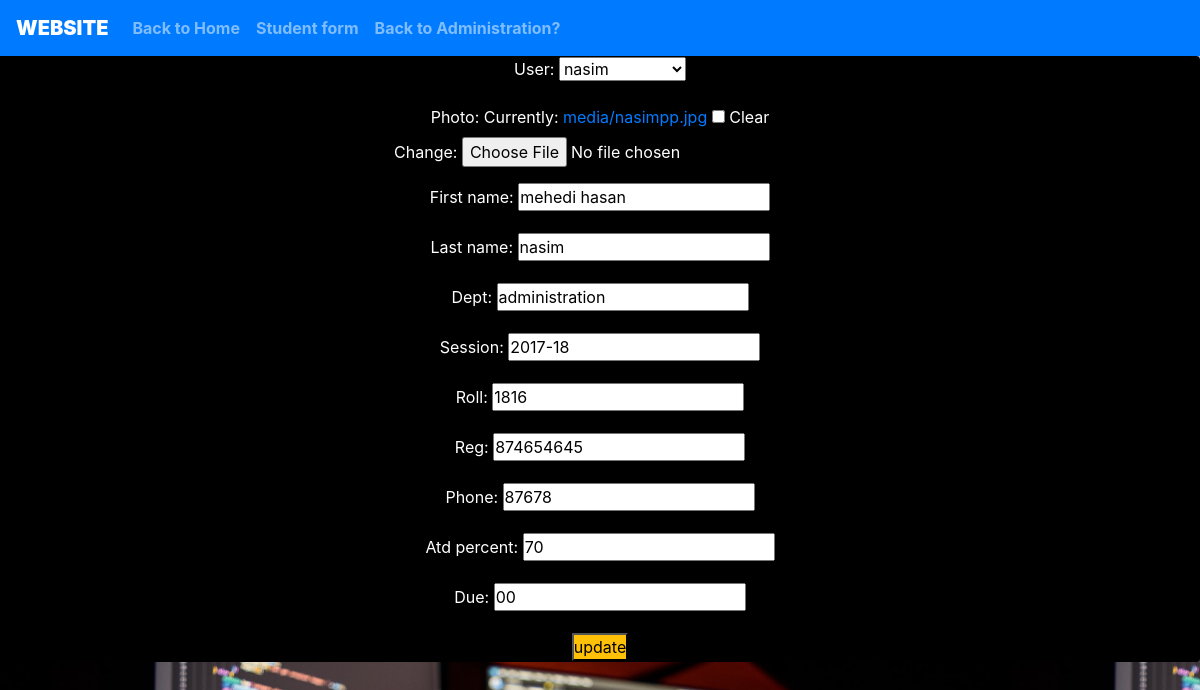
/student_update/1/, run on the app's committed database.
### itsapp/models.py (models this page shows, shortened)
class Student(models.Model):
    user =       models.OneToOneField(User, on_delete=models.CASCADE)
    auth_token = models.CharField(max_length=100)
    is_verified =models.BooleanField(default=False)
    create_at =  models.DateTimeField(auto_now_add=True)
    photo =      models.ImageField(upload_to='media/', height_field=None, width_field=None, max_length=100, null=True, blank=True, default='',)
    first_name = models.CharField(max_length=50)
    last_name =  models.CharField(max_length=50)
    dept =       models.CharField(max_length=50)
    session =    models.CharField(max_length=50)
    roll =       models.IntegerField(null=True)
    reg =        models.IntegerField(null=True)
    phone =      models.IntegerField(null=True)
    atd_percent= models.IntegerField(null=True)
    due =        models.CharField(max_length=100)

### itsapp/views.py (the view)
# urls.py: path('student_update/<int:student_id>/', views.student_update, name="student_update"),
def student_update(request, student_id):
    student_info = Student.objects.get(pk=student_id)
    form = forms.StudentForm(instance=student_info)
    if request.method =="POST":
        form = forms.StudentForm(request.POST, instance=student_info)
        if form.is_valid():
            form.save(commit=True)
            return admin_homepage(request)
    diction = {'student_form': form}
    return render (request, 'itsapp/student_update.html', context=diction)

### itsapp/forms.py
class StudentForm(forms.ModelForm):
    class Meta:
        model = User
        fields = '__all__'
        model = models.Student
        fields = ['user', 'photo', 'first_name', 'last_name','dept', 'session', 'roll', 'reg', 'phone', 'atd_percent', 'due']

### templates/itsapp/student_update.html (shortened to what this page needs)
{% extends 'itsapp/authbase.html' %}
{% block bodycontent %}
<div class="card" style="background-color: rgb(0, 0, 0);">
        <form action="" method="POST" class="text-white text-center" >
            {{student_form.as_p }}
            <input type="submit" value="update" class="bg-warning">
        </form>
    </div>
{% endblock bodycontent %}

### static/css/style.css (style rules this page uses)
* { margin: 0; padding: 0; }
.my_body { background: url("BG.jpg"); background-size: 80%; background-position: 50px 0px; }

### data on the page
Student: user "nasim", first_name "mehedi hasan", last_name "nasim", dept "administration", session "2017-18", roll "1816", reg "874654645", phone "87678", atd_percent "70", due "00"
